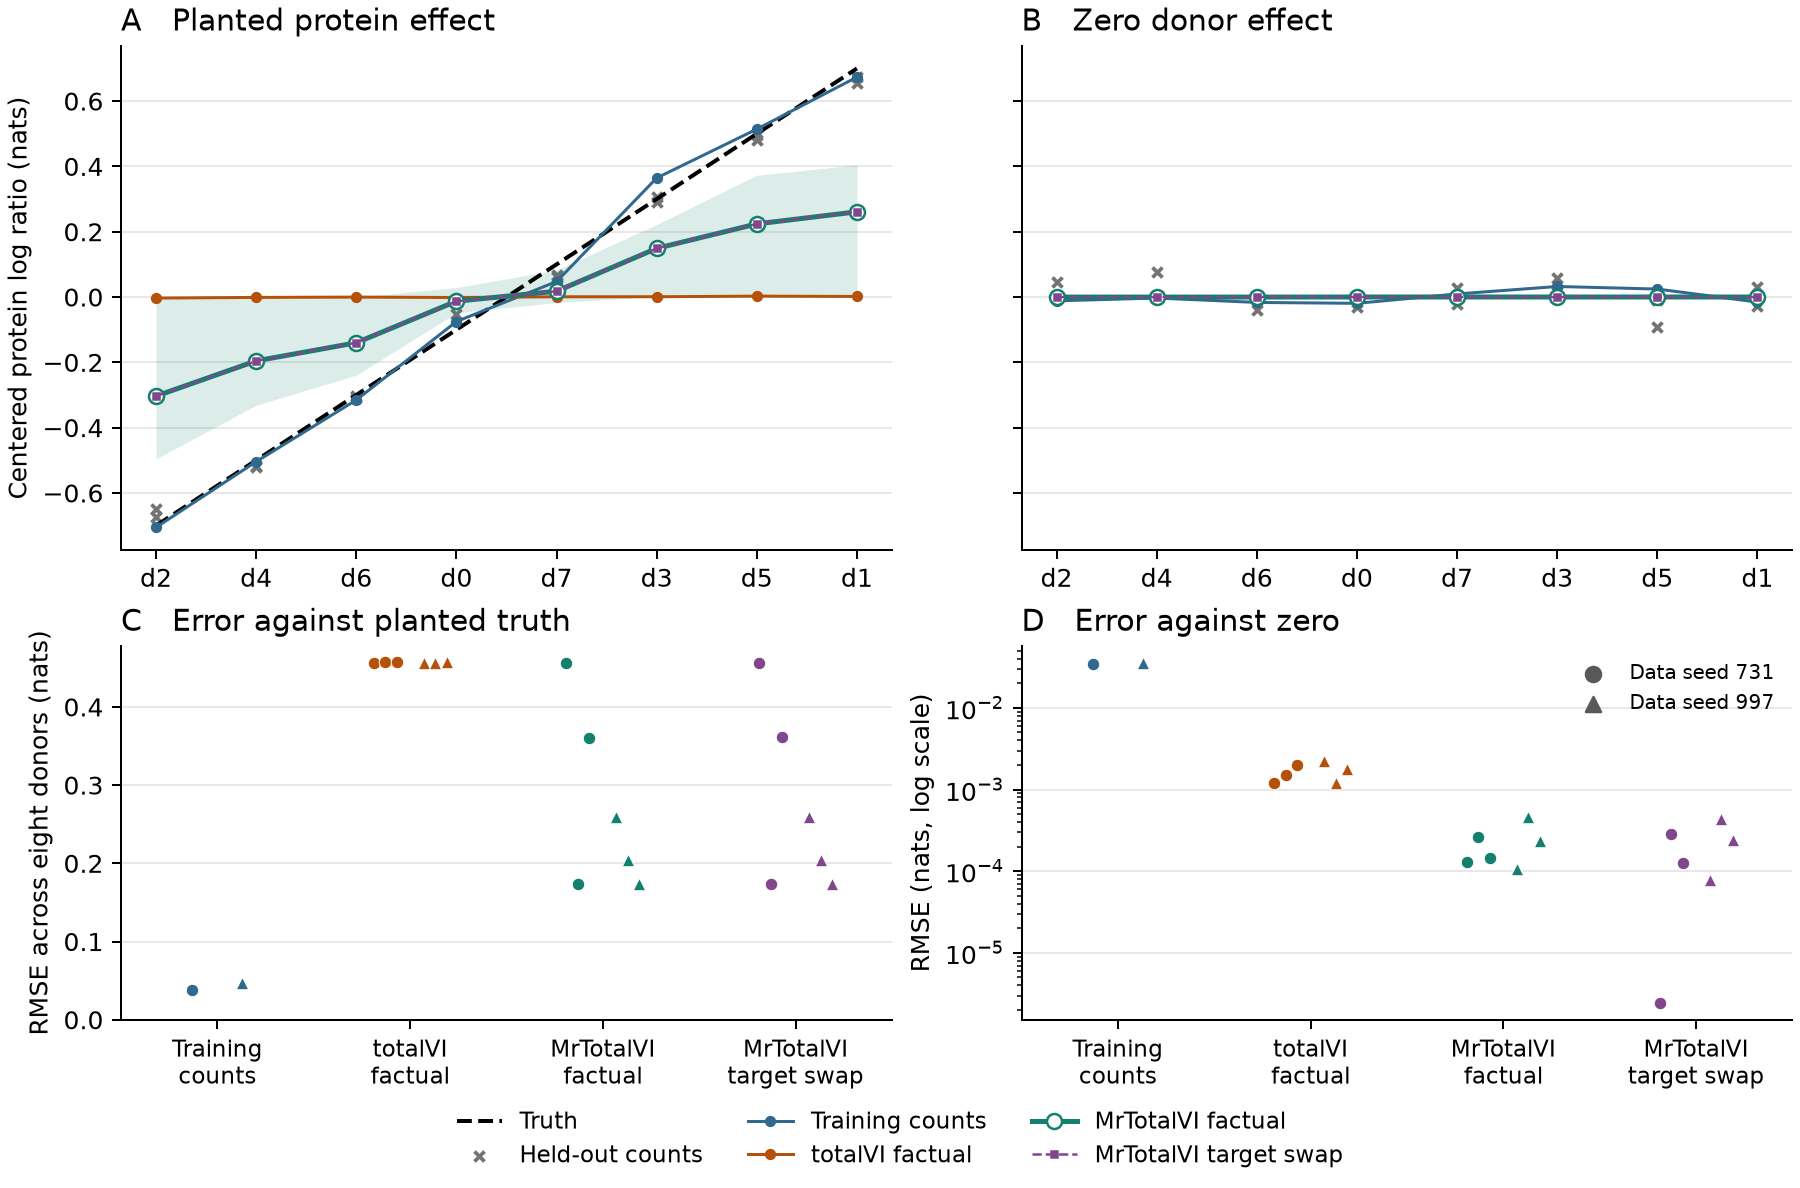

Write the Python code that produced this figure.
"""Estimate a known donor protein contrast in two crossed batches. Run with PYTHONPATH=."""

from pathlib import Path

import anndata as ad
import matplotlib.pyplot as plt
import numpy as np
import pandas as pd
import scvi
import torch
from scvi.model import TOTALVI
from tests.test_mrtotalvi import DONOR_LEVELS

from mrtotalvi import MrTotalVI

DONORS = [f"d{i}" for i in range(len(DONOR_LEVELS))]
DATA_SEEDS = (731, 997)
FIT_SEEDS = (0, 1, 2)
STRATA = ["sample", "batch", "state"]
METHODS = {
    "Training counts": "#31688e",
    "totalVI factual": "#b55109",
    "MrTotalVI factual": "#13806e",
    "MrTotalVI target swap": "#80478e",
}


def simulate(data_seed, planted, *, holdout):
    # Separate count streams keep RNA and nuisance antibodies identical across designs.
    streams = np.random.SeedSequence([data_seed, int(holdout)]).spawn(3)
    rna_rng, marker_rng, other_rng = map(np.random.default_rng, streams)
    obs, rna, protein, population_means = [], [], [], []
    for donor, level in zip(DONORS, DONOR_LEVELS, strict=True):
        for batch in (0, 1):
            for state in (0, 1):
                common_batch = batch == int(level > 0)
                n = 12 if holdout else (24 if common_batch else 8)
                state_sign, batch_sign = 2 * state - 1, 2 * batch - 1
                log_ratio = 0.1 * level * planted + 0.3 * state_sign + 0.8 * batch_sign
                means = 16 * np.exp(np.array([log_ratio, -log_ratio]) / 2)
                population_means.extend([means] * n)
                markers = marker_rng.poisson(means, size=(n, 2))
                other = other_rng.poisson(np.where(np.arange(6) % 2 == state, 16, 4), (n, 6))
                protein.append(np.column_stack((markers, other)))
                logits = np.repeat([state_sign, -state_sign, 0.3 * batch_sign, -0.3 * batch_sign], 12)
                weights = np.exp(logits)
                rna.append(rna_rng.multinomial(1200, weights / weights.sum(), size=n))
                obs.extend([(donor, f"b{batch}", f"s{state}")] * n)
    obs = pd.DataFrame(obs, columns=STRATA)
    split = "test" if holdout else "train"
    obs.index = pd.Index([f"{split}-{i}" for i in range(len(obs))])
    data = ad.AnnData(np.vstack(rna).astype("float32"), obs=obs)
    data.var_names = [f"g{i}" for i in range(data.n_vars)]
    data.obsm["protein"] = pd.DataFrame(
        np.vstack(protein).astype("float32"), index=obs.index, columns=[f"P{i}" for i in range(8)]
    )
    np.testing.assert_allclose(donor_contrast(obs, population_means), 0.1 * DONOR_LEVELS * planted, atol=1e-12)
    return data


def donor_contrast(obs, markers):
    """Average the four within-stratum log ratios of means, then center across donors."""
    frame = obs[STRATA].copy()
    frame[["P0", "P1"]] = np.asarray(markers, dtype="float64")
    means = frame.groupby(STRATA, observed=True)[["P0", "P1"]].mean()
    if len(means) != 4 * len(DONORS) or not (np.isfinite(means) & (means > 0)).all().all():
        raise ValueError("Each donor needs two positive, finite marker means in all four strata.")
    ratios = np.log(means.P0 / means.P1).groupby(level="sample").mean().loc[DONORS]
    return ratios.to_numpy() - ratios.mean()


@torch.inference_mode()
def decode_markers(model, z, batch):
    """Exact total protein means conditional on the supplied latent and observed batch."""
    batch = torch.as_tensor(batch, dtype=torch.long).reshape(-1, 1)
    params = model.module.generative(torch.as_tensor(z), torch.ones(len(z), 1), batch, label=torch.zeros_like(batch))
    py = params["py_"]
    back = torch.exp(py["back_alpha"] + 0.5 * py["back_beta"].square())
    p_back = torch.sigmoid(py["mixing"])
    mean = params["per_batch_efficiency"] * back * (p_back + (1 - p_back) * py["fore_scale"])
    return mean[:, :2].numpy()


def fit(data, model_class, seed, epochs=100):
    train = data.copy()
    scvi.settings.seed = seed
    sample_kw = {"sample_key": "sample"} if model_class is MrTotalVI else {}
    model_class.setup_anndata(train, protein_expression_obsm_key="protein", batch_key="batch", **sample_kw)
    model = model_class(train, n_latent=30, empirical_protein_background_prior=False, **sample_kw)
    model.train(
        train_size=1.0,
        max_epochs=epochs,
        n_epochs_kl_warmup=20,
        batch_size=128,
        accelerator="cpu",
        devices=1,
        early_stopping=False,
        reduce_lr_on_plateau=False,
        lr=0.002,
        plan_kwargs={"eps": 1e-8, "weight_decay": 1e-8},
        enable_progress_bar=False,
        logger=False,
        enable_checkpointing=False,
    )
    np.testing.assert_array_equal(np.sort(model.train_indices), np.arange(train.n_obs))
    np.testing.assert_array_equal(model.protein_state_registry.column_names, train.obsm["protein"].columns)
    model.module.eval()
    batch = train.obs["_scvi_batch"].to_numpy()
    z = model.get_latent_representation(give_mean=True)
    markers = decode_markers(model, z, batch)
    factual = donor_contrast(train.obs, markers)
    if model_class is TOTALVI:
        return {"totalVI factual": factual}

    _, rows = np.unique(batch, return_index=True)
    reference = model.module._deterministic_decoder_parameters(
        torch.as_tensor(z[rows]),
        torch.ones(len(rows), 1),
        torch.as_tensor(batch[rows, None], dtype=torch.long),
    )
    np.testing.assert_allclose(markers[rows], reference["protein_total_mean"][:, :2], rtol=2e-6)

    # Exactly eight anchors per source donor, state and batch; identical cells for every target.
    anchors = np.flatnonzero(train.obs.groupby(STRATA, observed=True).cumcount() < 8)
    source = train.obs.iloc[anchors]
    local = (
        model.get_local_sample_representation(indices=anchors)
        .sel(cell_name=source.index.to_numpy(), sample=DONORS)
        .transpose("cell_name", "sample", "latent_dim")
        .values
    )
    own = pd.Index(DONORS).get_indexer(source["sample"])
    np.testing.assert_allclose(local[np.arange(len(anchors)), own], z[anchors], atol=2e-5, rtol=1e-5)
    batch_codes = np.repeat(batch[anchors], len(DONORS))
    decoded = decode_markers(model, local.reshape(-1, local.shape[-1]), batch_codes)
    target = pd.DataFrame(
        {
            "sample": np.tile(DONORS, len(anchors)),
            "state": np.repeat(source.state.to_numpy(), len(DONORS)),
            "batch": np.repeat(source.batch.to_numpy(), len(DONORS)),
        }
    )
    return {"MrTotalVI factual": factual, "MrTotalVI target swap": donor_contrast(target, decoded)}


def run(fit_seeds=FIT_SEEDS, epochs=100):
    frames = []
    for design, planted in (("Planted", True), ("Null", False)):
        truth = 0.1 * DONOR_LEVELS * planted
        for data_seed in DATA_SEEDS:
            train = simulate(data_seed, planted, holdout=False)
            test = simulate(data_seed, planted, holdout=True)
            pd.testing.assert_index_equal(train.var_names, test.var_names)
            pd.testing.assert_index_equal(train.obsm["protein"].columns, test.obsm["protein"].columns)
            if (train.n_obs, test.n_obs) != (512, 384) or not train.obs_names.intersection(test.obs_names).empty:
                raise ValueError("Unexpected train/test split.")
            estimates = {
                ("Training counts", None): donor_contrast(train.obs, train.obsm["protein"][["P0", "P1"]]),
                ("Held-out counts", None): donor_contrast(test.obs, test.obsm["protein"][["P0", "P1"]]),
            }
            for seed in fit_seeds:
                for model_class in (MrTotalVI, TOTALVI):
                    print(
                        f"{design} data={data_seed} seed={seed} model={model_class.__name__} epochs={epochs}",
                        flush=True,
                    )
                    for name, estimate in fit(train, model_class, seed, epochs).items():
                        estimates[name, seed] = estimate
            for (name, seed), estimate in estimates.items():
                frames.append(
                    pd.DataFrame(
                        {
                            "design": design,
                            "data_seed": data_seed,
                            "fit_seed": seed,
                            "method": name,
                            "donor": DONORS,
                            "truth": truth,
                            "estimate": estimate,
                        }
                    )
                )
    results = pd.concat(frames, ignore_index=True)
    results["fit_seed"] = results["fit_seed"].astype("Int64")
    return results


def plot(results, directory):
    fig, axes = plt.subplots(
        2,
        2,
        figsize=(10, 6.6),
        layout="constrained",
        gridspec_kw={"height_ratios": [1.35, 1]},
    )
    axes[0, 1].sharey(axes[0, 0])
    axes[0, 1].tick_params(labelleft=False)
    donors = np.asarray(DONORS)[np.argsort(DONOR_LEVELS)]
    for col, design in enumerate(("Planted", "Null")):
        top, bottom = axes[:, col]
        data = results.loc[results.design == design].copy()
        top.plot(donors, data.groupby("donor").truth.first().loc[donors], "k--", lw=1.6, label="Truth")
        held = (
            data.loc[data.method == "Held-out counts"]
            .pivot(index="donor", columns="data_seed", values="estimate")
            .loc[donors]
        )
        top.scatter(
            np.repeat(np.arange(len(donors)), len(DATA_SEEDS)),
            held.to_numpy().ravel(),
            color="0.45",
            marker="x",
            s=16,
            label="Held-out counts",
        )
        for pos, (method, color) in enumerate(METHODS.items()):
            subset = data.loc[data.method == method].copy()
            profiles = subset.groupby("donor").estimate
            profile = profiles.mean().loc[donors]
            if method == "MrTotalVI factual":
                top.fill_between(
                    donors,
                    profiles.min().loc[donors],
                    profiles.max().loc[donors],
                    color=color,
                    alpha=0.15,
                    lw=0,
                )
                top.plot(donors, profile, "o-", color=color, mfc="white", lw=2, ms=6, label=method)
            elif method == "MrTotalVI target swap":
                top.plot(donors, profile, "s--", color=color, lw=1, ms=2.5, label=method)
            else:
                top.plot(donors, profile, "o-", color=color, lw=1.2, ms=3.5, label=method)
            subset["sq_error"] = (subset.estimate - subset.truth) ** 2
            errors = np.sqrt(subset.groupby(["data_seed", "fit_seed"], dropna=False).sq_error.mean())
            for i, data_seed in enumerate(DATA_SEEDS):
                values = errors.loc[data_seed].to_numpy()
                offset = np.linspace(-0.06, 0.06, len(values)) if len(values) > 1 else 0
                bottom.scatter(
                    pos + (i - 0.5) * 0.26 + offset,
                    values,
                    s=25,
                    marker=("o", "^")[i],
                    color=color,
                    edgecolor="white",
                    lw=0.4,
                )
        top.set_title(("A   Planted protein effect", "B   Zero donor effect")[col], loc="left")
        bottom.set_title(("C   Error against planted truth", "D   Error against zero")[col], loc="left")
        bottom.set_xticks(
            range(4),
            [
                "Training\ncounts",
                "totalVI\nfactual",
                "MrTotalVI\nfactual",
                "MrTotalVI\ntarget swap",
            ],
            fontsize=9,
        )
        bottom.set_xlim(-0.5, 3.5)
        for ax in (top, bottom):
            ax.spines[["top", "right"]].set_visible(False)
            ax.grid(axis="y", color="0.91")
            ax.set_axisbelow(True)
    axes[0, 0].set_ylabel("Centered protein log ratio (nats)")
    axes[1, 0].set_ylabel("RMSE across eight donors (nats)")
    axes[1, 0].set_ylim(bottom=0)
    axes[1, 1].set_yscale("log")
    axes[1, 1].set_ylabel("RMSE (nats, log scale)")
    fig.legend(
        *axes[0, 0].get_legend_handles_labels(),
        loc="outside lower center",
        ncol=3,
        frameon=False,
        fontsize=9,
    )
    for i, seed in enumerate(DATA_SEEDS):
        axes[1, 1].scatter([], [], color="0.35", marker=("o", "^")[i], label=f"Data seed {seed}")
    axes[1, 1].legend(frameon=False, fontsize=8, loc="upper right")
    fig.savefig(directory / "protein_check.png", dpi=180)
    plt.close(fig)


def plot_epochs(primary, longer, directory):
    data = pd.concat([primary.assign(epochs=100), longer.assign(epochs=300)])
    data["sq_error"] = (data.estimate - data.truth) ** 2
    fig, axes = plt.subplots(1, 2, figsize=(8.4, 3.9), layout="constrained")
    for ax, design in zip(axes, ("Planted", "Null"), strict=True):
        group = data.loc[data.design == design]
        counts = group.loc[group.method == "Training counts"]
        baseline = np.sqrt(counts.groupby("data_seed").sq_error.mean())
        ax.axhspan(baseline.min(), baseline.max(), color="0.8", label="Training counts range")
        for method in ("MrTotalVI factual", "totalVI factual"):
            paired = group.loc[(group.method == method) & (group.fit_seed == 0)]
            rmse = np.sqrt(paired.groupby(["data_seed", "epochs"]).sq_error.mean()).unstack()
            for i, seed in enumerate(DATA_SEEDS):
                ax.plot(
                    [100, 300],
                    rmse.loc[seed, [100, 300]],
                    ("o-", "^--")[i],
                    color=METHODS[method],
                    lw=1.5,
                    label=method if i == 0 else None,
                )
        ax.set(xticks=[100, 300], xlabel="Training epochs")
        ax.set_xlim(80, 320)
        ax.spines[["top", "right"]].set_visible(False)
        ax.grid(axis="y", color="0.91")
        ax.set_axisbelow(True)
    axes[0].set(title="A   Planted protein effect", ylabel="Donor RMSE (nats)", ylim=(0, None))
    axes[1].set(title="B   Zero donor effect", ylabel="Donor RMSE (nats, log scale)", yscale="log")
    for i, seed in enumerate(DATA_SEEDS):
        axes[0].plot([], [], ("o-", "^--")[i], color="0.4", label=f"Data seed {seed}")
    fig.legend(
        *axes[0].get_legend_handles_labels(),
        loc="outside lower center",
        ncol=3,
        frameon=False,
        fontsize=8,
    )
    fig.savefig(directory / "protein_epochs.png", dpi=180)
    plt.close(fig)


def training_sensitivity(primary, directory):
    longer = run(fit_seeds=(0,), epochs=300)
    longer = longer.loc[longer.fit_seed.notna()].copy()
    longer["epochs"] = 300
    longer.to_csv(directory / "protein_epochs.tsv", sep="\t", index=False)
    plot_epochs(primary, longer, directory)


if __name__ == "__main__":
    torch.set_num_threads(1)
    directory = Path(__file__).resolve().parent
    results = run()
    results.to_csv(directory / "protein_check.tsv", sep="\t", index=False)
    plot(results, directory)
    training_sensitivity(results, directory)
